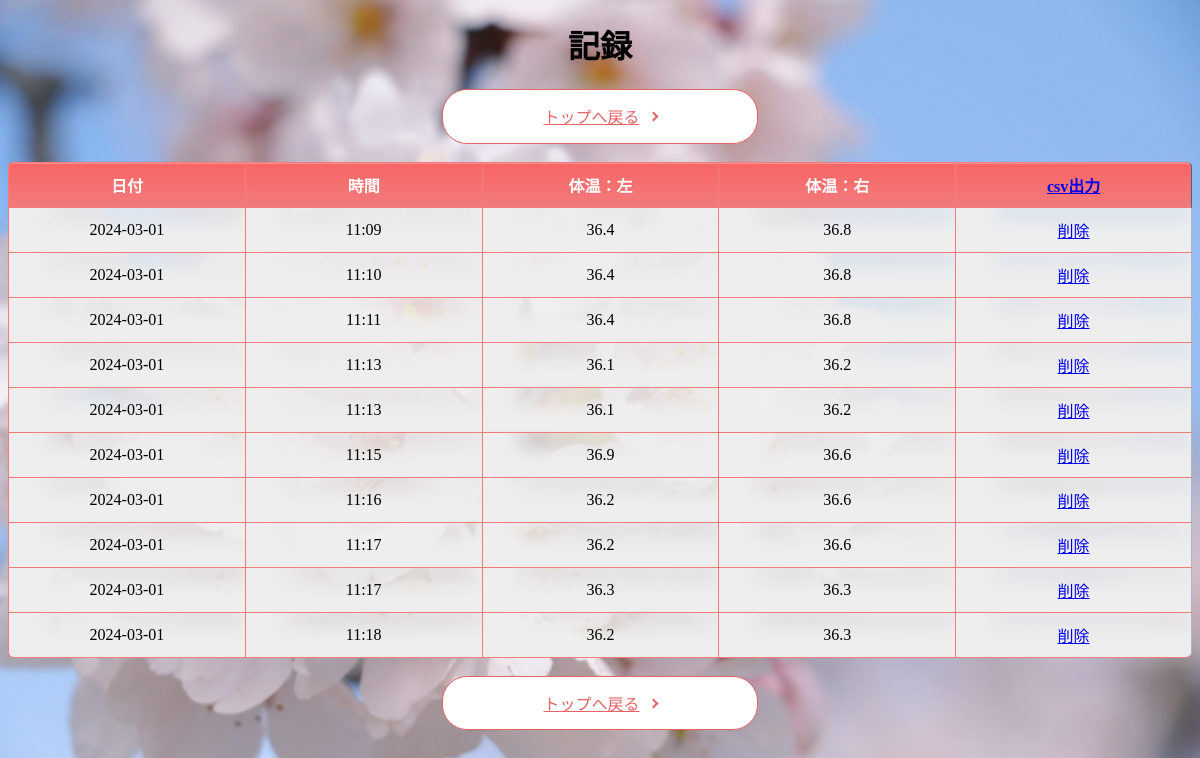
The app's page /list2 with its own data.
### tables this page shows
CREATE TABLE TENPRERATURE(        ID INTEGER PRIMARY KEY AUTOINCREMENT,         LIGHT double,         LEFT double,        now TEXT,        DATE TEXT DEFAULT (DATE('now')));

### app.py (the view)
@app.route('/list2')
def read_tenprerature():
    db = database.get_db()
    totals = db.execute("SELECT * FROM TENPRERATURE")
    return render_template('list2.html', totals=totals)

### database.py (called while the page is built)
def get_db():
    if 'db' not in g:
        g.db = sqlite3.connect('memo.db')
        g.db.row_factory = sqlite3.Row
    return g.db

### templates/list2.html (shortened to what this page needs)
{% extends 'base.html' %}
{% block content %}
    <h1 style="text-align: center;">記録</h1>
    <div style="text-align: center;">
        <a href="/" class="button-29">トップへ戻る</a>
    </div>
    <br>
    <table>
        <thead>
            <tr>
                <th>日付</th>
                <th>時間</th>
                <th>体温：左</th>
                <th>体温：右</th>
                <th><a href="/result">csv出力</a></th>
            </tr>
        </thead>
        <tbody>
            {% for total in totals %}
                <tr>
                    <td>{{ total['DATE'] }}</td>
                    <td>{{ total['now'] }}</td>
                    <td>{{ total['LEFT'] }}</td>
                    <td>{{ total['LIGHT'] }}</td>
                    <td>
                        <a href="{{ url_for('delete_total', id=total['ID']) }}">削除</a>
                    </td>
                </tr>
            {% endfor %}
        </tbody>
    </table>
    <br>
    <div style="text-align: center;">
        <a href="/" class="button-29">トップへ戻る</a>
    </div>
{% endblock %}

### templates/base.html (shortened to what this page needs)
<!DOCTYPE html>
<html lang="ja">
<head>
<link rel="stylesheet" href="{{ url_for('static', filename='style.css') }}">
</head>
{% block content %}{% endblock %}
</html>

### static/style.css (style rules this page uses)
table { width: 100%; border-collapse:separate; border-spacing: 0; }
table th:first-child { border-radius: 5px 0 0 0; }
table th:last-child { border-radius: 0 5px 0 0; border-right: 1px solid #3c6690; }
table th { text-align: center; color:white; background: linear-gradient(#f96464,#f27b7b); border-left: 1px solid #f27b7b; border-top: 1px solid #f27b7b; border-bottom: 1px solid #f27b7b; box-shadow: 0px 1px 1px rgba(255,255,255,0.3) inset; width: 8%; padding: 10px 0; }
table td { text-align: center; border-left: 1px solid #f27b7b; border-bottom: 1px solid #f27b7b; border-top:none; box-shadow: 20px -17px 20px 20px #eee inset; width: 8%; padding: 10px 0; }
table td:last-child { border-right: 1px solid #a8b7c5; }
table tr:last-child td:first-child { border-radius: 0 0 0 5px; }
table tr:last-child td:last-child { border-radius: 0 0 5px 0; }
.button-29 { display: flex; justify-content: center; align-items: center; position: relative; width: 250px; margin:0 auto; padding: .9em 2em; overflow: hidden; border: 1px solid #e36464; border-radius: 25px; background-color: #fff; color: #e36464; font-size: 1em; }
.button-29::before { position: absolute; top: 0; left: 0; z-index: -1; width: 0; height: 100%; background-color: #e36464; content: ''; transition: width .3s ease; }
.button-29::after { transform: rotate(45deg); width: 5px; height: 5px; margin-left: 10px; border-top: 2px solid #e36464; border-right: 2px solid #e36464; content: ''; }

### records on screen
TENPRERATURE: DATE "2024-03-01", now "11:09", LEFT "36.4", LIGHT "36.8"
TENPRERATURE: DATE "2024-03-01", now "11:10", LEFT "36.4", LIGHT "36.8"
TENPRERATURE: DATE "2024-03-01", now "11:11", LEFT "36.4", LIGHT "36.8"
TENPRERATURE: DATE "2024-03-01", now "11:13", LEFT "36.1", LIGHT "36.2"
TENPRERATURE: DATE "2024-03-01", now "11:13", LEFT "36.1", LIGHT "36.2"
TENPRERATURE: DATE "2024-03-01", now "11:15", LEFT "36.9", LIGHT "36.6"
TENPRERATURE: DATE "2024-03-01", now "11:16", LEFT "36.2", LIGHT "36.6"
TENPRERATURE: DATE "2024-03-01", now "11:17", LEFT "36.2", LIGHT "36.6"
TENPRERATURE: DATE "2024-03-01", now "11:17", LEFT "36.3", LIGHT "36.3"
TENPRERATURE: DATE "2024-03-01", now "11:18", LEFT "36.2", LIGHT "36.3"
